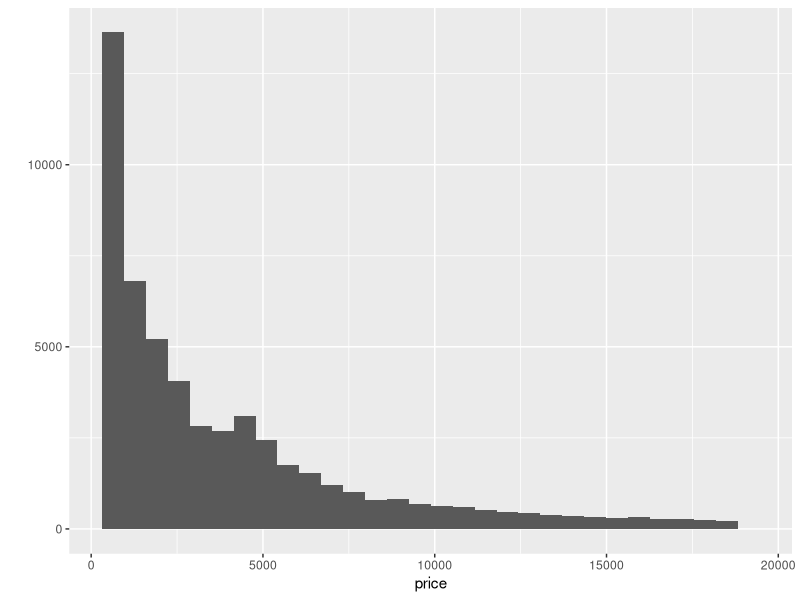
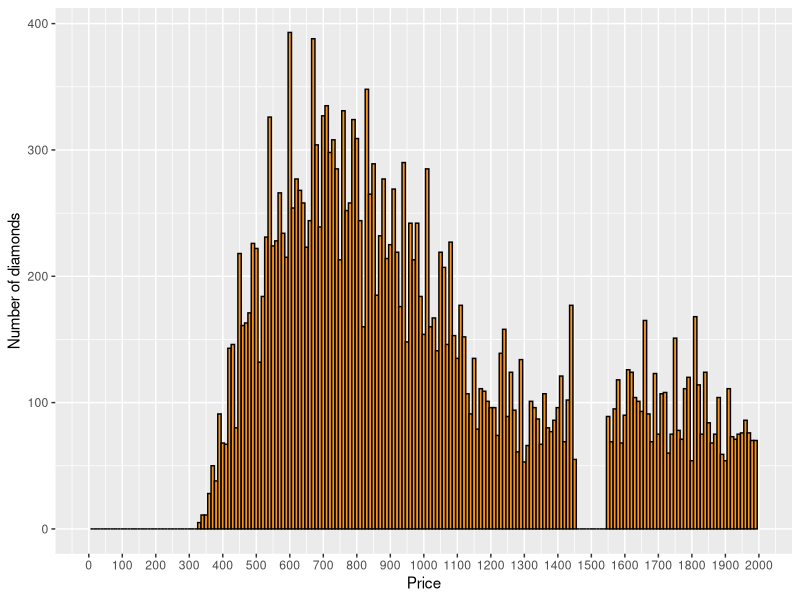
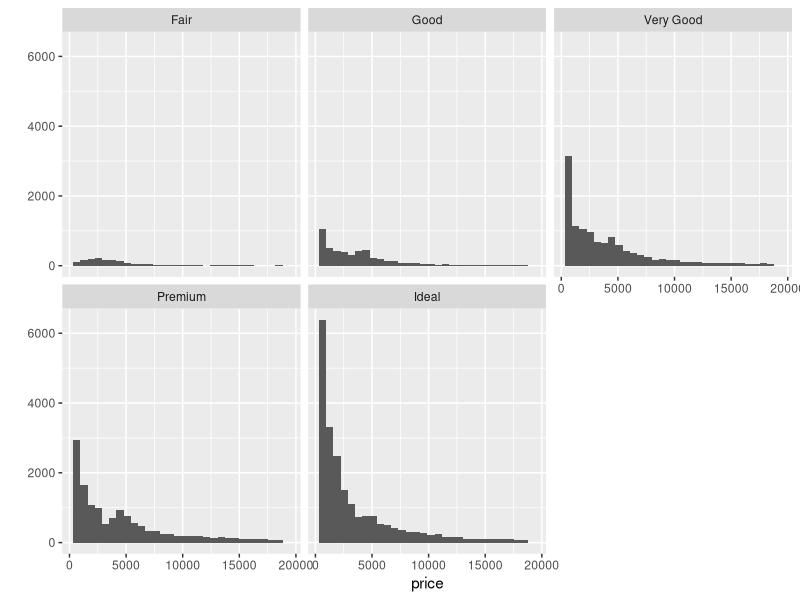
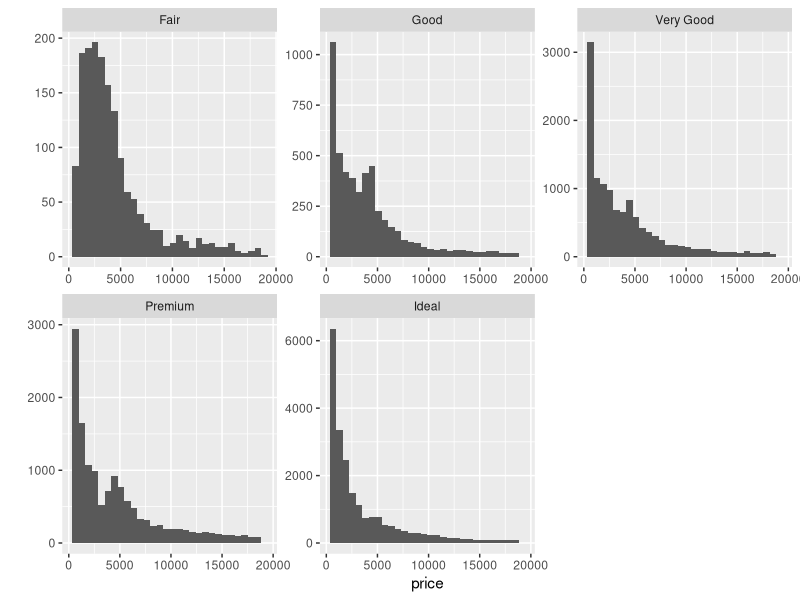
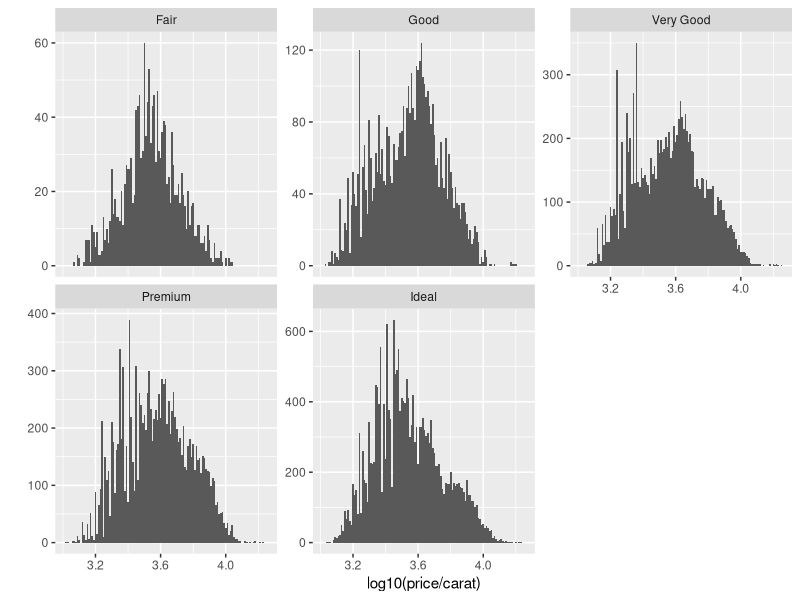
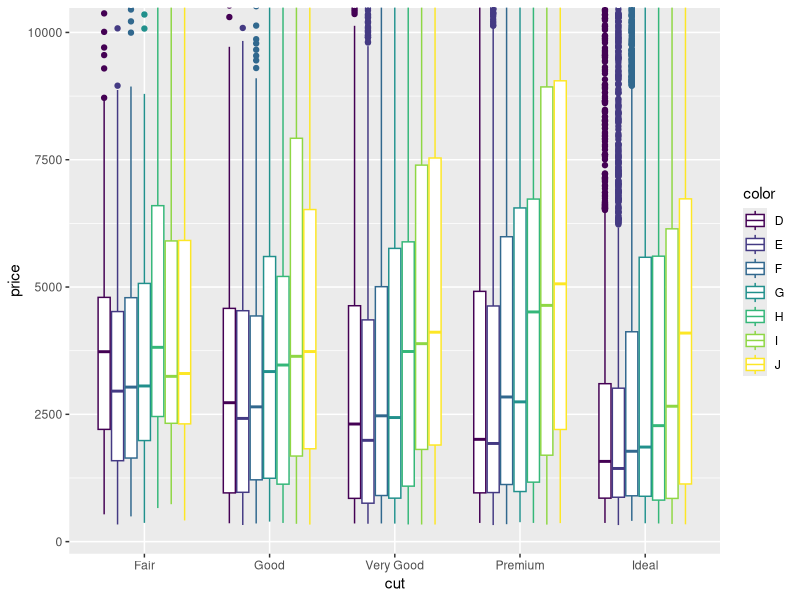
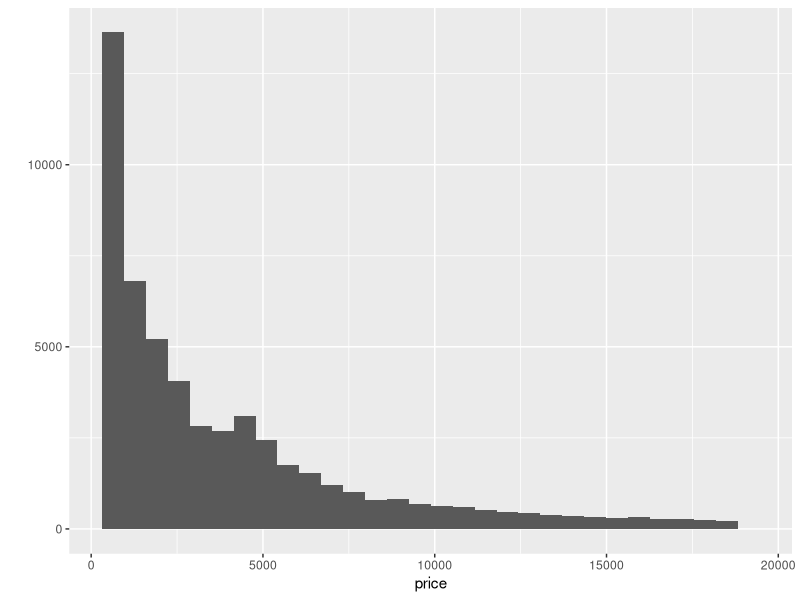
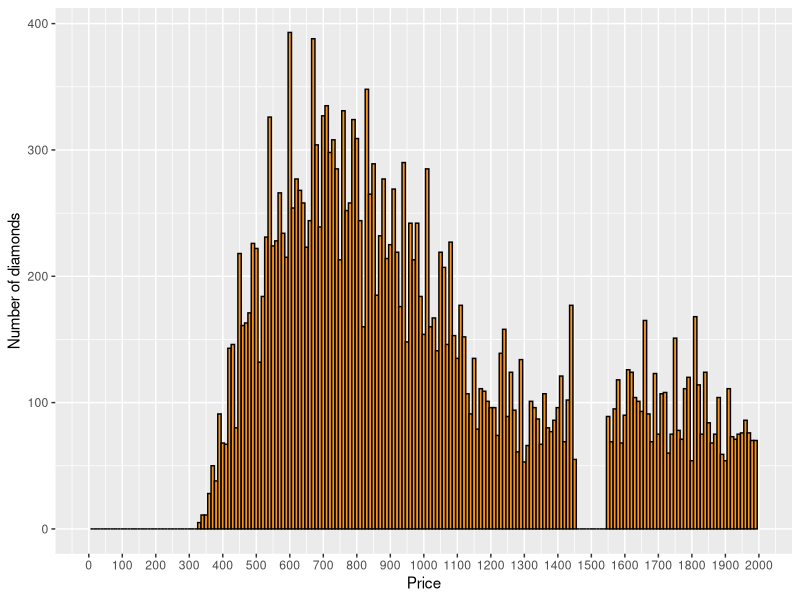

Recreate these plots in R, in order.
## ---- chunk 1
knitr::opts_chunk$set(echo = TRUE)
## ---- chunk 2
# Set up ggplot library and load included diamonds library also get some high level good info
library(ggplot2)
data(diamonds)
summary(diamonds)
?diamonds
diamonds$color  #Levels: D < E < F < G < H < I < J
str(diamonds)
## ---- chunk 3
names(diamonds)

qplot(x = price, data = diamonds)
ggsave('fig1_priceHist.png')

summary(diamonds$price)

## ---- chunk 4
less_500 <- subset(diamonds, price < 500) # = 1729
less_250 <- subset(diamonds, price < 250) # = 0
more_15000 <- subset(diamonds, price >= 15000) # = 1656

## ---- chunk 5
ggplot(aes(x = price), data = diamonds) + 
  geom_histogram(color = 'black', fill = '#F79420', binwidth = 10) + 
  scale_x_continuous(breaks = seq(0, 2000, 100), limits = c(0, 2000)) + 
  xlab('Price') + 
  ylab('Number of diamonds')
ggsave('fig2_priceHist_largestPeak.png')

## ---- chunk 6
qplot(x = price, data = diamonds) +
  facet_wrap(~cut)
ggsave('fig3_priceHistByCut.png')

by(diamonds$price, diamonds$cut, summary)
by(diamonds$price, diamonds$cut, max)
## ---- chunk 7
qplot(x = price, data = diamonds) +
  facet_wrap(~cut, scales="free")
ggsave('fig4_priceHistByCutDiffScalesY.png')

## ---- chunk 8
qplot(x = log10(price/carat), data = subset(diamonds, !is.na(cut)), binwidth=0.010) +
  facet_wrap(~cut, scales = "free_y")
ggsave('fig5_priceHistByCut_Log10tran.png')

## ---- chunk 9

qplot(x = cut, y = price, 
      data = subset(diamonds, !is.na(cut)),
      geom = 'boxplot', color = color) +
  coord_cartesian(ylim = c(250, 10000))
ggsave('fig6_price_boxplot_cut&color.png')

## ---- chunk 10
# The interquartile range of an observation variable is the difference of its upper and 
# lower quartiles. It is a measure of how far apart the middle portion of data spreads in value.
by(diamonds$price,diamonds$color, IQR)

by(diamonds$price,diamonds$color, summary)

